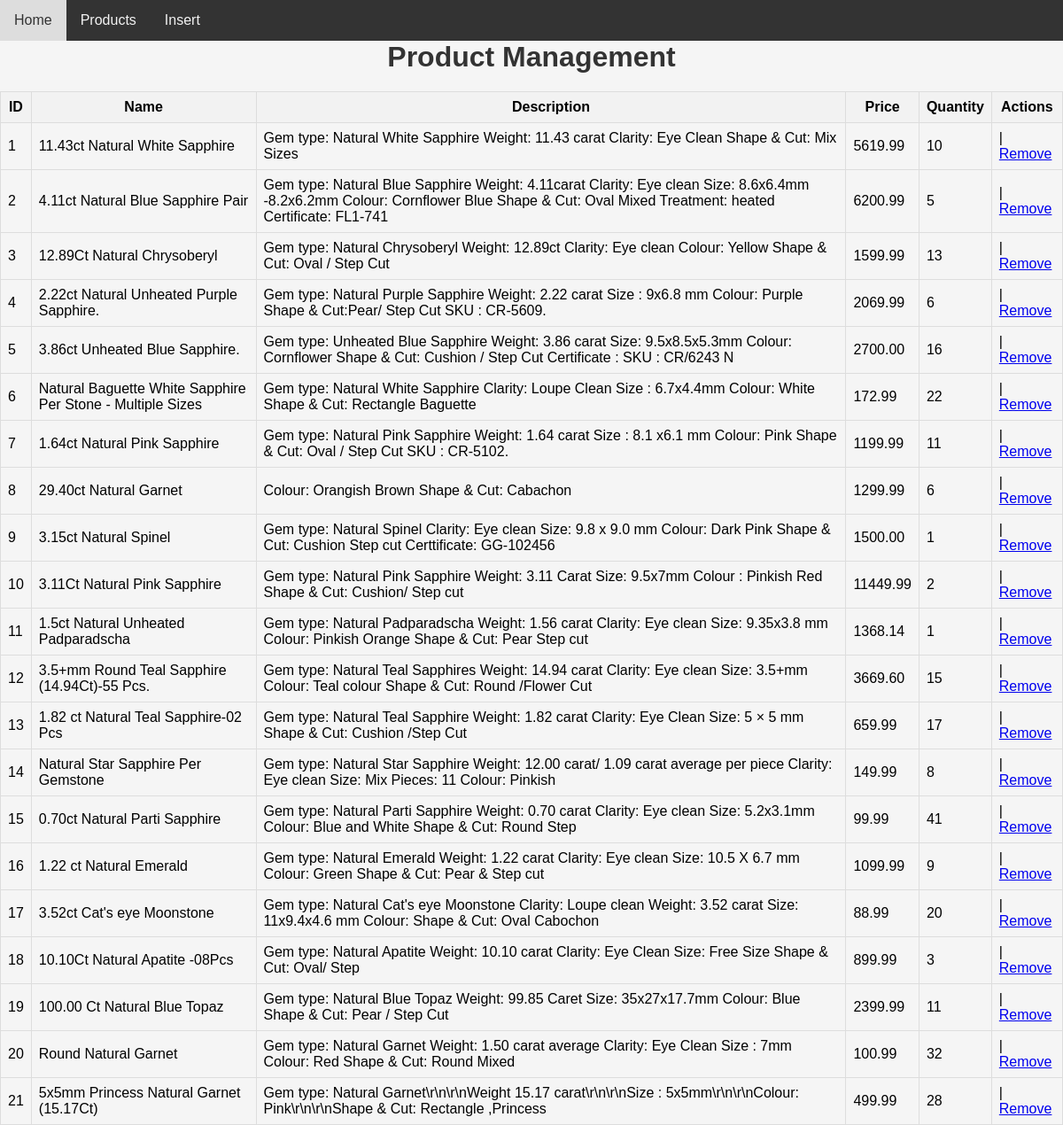
Page /seller/product/products.php on the committed database.
### tables this page shows
CREATE TABLE `products` (
  `id` int(11) NOT NULL,
  `name` varchar(200) NOT NULL,
  `desc` text NOT NULL,
  `price` decimal(7,2) NOT NULL,
  `rrp` decimal(7,2) NOT NULL DEFAULT '0.00',
  `quantity` int(11) NOT NULL,
  `img` text NOT NULL,
  `date_added` datetime NOT NULL DEFAULT CURRENT_TIMESTAMP
);

### www/seller/product/products.php (the view, shortened to what this page needs)
<!DOCTYPE html>
<html>
<head>
    <link rel="stylesheet" type="text/css" href="styletable.css">
</head>
<body>
    <div class="navbar">
        <a href="../../home">Home</a>
        <a href="#">Products</a>
        <a href="insert.php">Insert</a>
    </div>
    <h1>Product Management</h1>
    <table>
        <tr>
            <th>ID</th>
            <th>Name</th>
            <th>Description</th>
            <th>Price</th>
            <th>Quantity</th>
            <th>Actions</th>
        </tr>
        <?php
        $conn = mysqli_connect('db', 'gem', 'gem', 'gemshop');
        $sql = "SELECT * FROM products";
        $result = mysqli_query($conn, $sql);
        if (mysqli_num_rows($result) > 0) {
            while ($row = mysqli_fetch_assoc($result)) {
                echo "<tr>";
                echo "<td>" . $row['id'] . "</td>";
                echo "<td>" . $row['name'] . "</td>";
                echo "<td>" . $row['desc'] . "</td>";
                echo "<td>" . $row['price'] . "</td>";
                echo "<td>" . $row['quantity'] . "</td>";
                echo "<td>| <a href='remove_product.php?id=" . $row['id'] . "'>Remove</a></td>";
                echo "</tr>";
            }
        }
        ?>
    </table>
</body>
</html>

### www/seller/product/styletable.css (style rules this page uses)
table { width: 100%; border-collapse: collapse; border: 1px solid #ddd; }
th, td { border: 1px solid #ddd; padding: 8px; }
th { background-color: #f2f2f2; }
body, h1, form { margin: 0; padding: 0; font-family: Arial, sans-serif; }
body { background-color: #f5f5f5; margin: 0; padding: 0; }
.navbar { background-color: #333; overflow: hidden; }
.navbar a { float: left; display: block; color: #f2f2f2; text-align: center; padding: 14px 16px; text-decoration: none; }
h1 { text-align: center; margin-bottom: 20px; color: #333; }

### rows in the picture
products: id "1", name "11.43ct Natural White Sapphire", desc "Gem type: Natural White Sapphire Weight: 11.43 carat Clarity: Eye Clean Shape & Cut: Mix Sizes", price "5619.99", quantity "10"
products: id "2", name "4.11ct Natural Blue Sapphire Pair", desc "Gem type: Natural Blue Sapphire Weight: 4.11carat Clarity: Eye clean Size: 8.6x6.4mm -8.2x6.2mm Colour: Cornflower Blue Shape & Cut: Oval Mixed Treatment: heated Certificate: FL1-741", price "6200.99", quantity "5"
products: id "3", name "12.89Ct Natural Chrysoberyl", desc "Gem type: Natural Chrysoberyl Weight: 12.89ct Clarity: Eye clean Colour: Yellow Shape & Cut: Oval / Step Cut", price "1599.99", quantity "13"
products: id "4", name "2.22ct Natural Unheated Purple Sapphire.", desc "Gem type: Natural Purple Sapphire Weight: 2.22 carat Size : 9x6.8 mm Colour: Purple Shape & Cut:Pear/ Step Cut SKU : CR-5609.", price "2069.99", quantity "6"
products: id "5", name "3.86ct Unheated Blue Sapphire.", desc "Gem type: Unheated Blue Sapphire Weight: 3.86 carat Size: 9.5x8.5x5.3mm Colour: Cornflower Shape & Cut: Cushion / Step Cut Certificate : SKU : CR/6243 N", price "2700.00", quantity "16"
products: id "6", name "Natural Baguette White Sapphire Per Stone - Multiple Sizes", desc "Gem type: Natural White Sapphire Clarity: Loupe Clean Size : 6.7x4.4mm Colour: White Shape & Cut: Rectangle Baguette", price "172.99", quantity "22"
products: id "7", name "1.64ct Natural Pink Sapphire", desc "Gem type: Natural Pink Sapphire Weight: 1.64 carat Size : 8.1 x6.1 mm Colour: Pink Shape & Cut: Oval / Step Cut SKU : CR-5102.", price "1199.99", quantity "11"
products: id "8", name "29.40ct Natural Garnet", desc "Colour: Orangish Brown Shape & Cut: Cabachon", price "1299.99", quantity "6"
products: id "9", name "3.15ct Natural Spinel", desc "Gem type: Natural Spinel Clarity: Eye clean Size: 9.8 x 9.0 mm Colour: Dark Pink Shape & Cut: Cushion Step cut Certtificate: GG-102456", price "1500.00", quantity "1"
products: id "10", name "3.11Ct Natural Pink Sapphire", desc "Gem type: Natural Pink Sapphire Weight: 3.11 Carat Size: 9.5x7mm Colour : Pinkish Red Shape & Cut: Cushion/ Step cut", price "11449.99", quantity "2"
products: id "11", name "1.5ct Natural Unheated Padparadscha", desc "Gem type: Natural Padparadscha Weight: 1.56 carat Clarity: Eye clean Size: 9.35x3.8 mm Colour: Pinkish Orange Shape & Cut: Pear Step cut", price "1368.14", quantity "1"
products: id "12", name "3.5+mm Round Teal Sapphire (14.94Ct)-55 Pcs.", desc "Gem type: Natural Teal Sapphires Weight: 14.94 carat Clarity: Eye clean Size: 3.5+mm Colour: Teal colour Shape & Cut: Round /Flower Cut", price "3669.60", quantity "15"
products: id "13", name "1.82 ct Natural Teal Sapphire-02 Pcs", desc "Gem type: Natural Teal Sapphire Weight: 1.82 carat Clarity: Eye Clean Size: 5 × 5 mm Shape & Cut: Cushion /Step Cut", price "659.99", quantity "17"
products: id "14", name "Natural Star Sapphire Per Gemstone", desc "Gem type: Natural Star Sapphire Weight: 12.00 carat/ 1.09 carat average per piece Clarity: Eye clean Size: Mix Pieces: 11 Colour: Pinkish", price "149.99", quantity "8"
products: id "15", name "0.70ct Natural Parti Sapphire", desc "Gem type: Natural Parti Sapphire Weight: 0.70 carat Clarity: Eye clean Size: 5.2x3.1mm Colour: Blue and White Shape & Cut: Round Step", price "99.99", quantity "41"
products: id "16", name "1.22 ct Natural Emerald", desc "Gem type: Natural Emerald Weight: 1.22 carat Clarity: Eye clean Size: 10.5 X 6.7 mm Colour: Green Shape & Cut: Pear & Step cut", price "1099.99", quantity "9"
products: id "17", name "3.52ct Cat's eye Moonstone", desc "Gem type: Natural Cat's eye Moonstone Clarity: Loupe clean Weight: 3.52 carat Size: 11x9.4x4.6 mm Colour: Shape & Cut: Oval Cabochon", price "88.99", quantity "20"
products: id "18", name "10.10Ct Natural Apatite -08Pcs", desc "Gem type: Natural Apatite Weight: 10.10 carat Clarity: Eye Clean Size: Free Size Shape & Cut: Oval/ Step", price "899.99", quantity "3"
products: id "19", name "100.00 Ct Natural Blue Topaz", desc "Gem type: Natural Blue Topaz Weight: 99.85 Caret Size: 35x27x17.7mm Colour: Blue Shape & Cut: Pear / Step Cut", price "2399.99", quantity "11"
products: id "20", name "Round Natural Garnet", desc "Gem type: Natural Garnet Weight: 1.50 carat average Clarity: Eye Clean Size : 7mm Colour: Red Shape & Cut: Round Mixed", price "100.99", quantity "32"
products: id "21", name "5x5mm Princess Natural Garnet (15.17Ct)", desc "Gem type: Natural Garnet\\r\\n\\r\\nWeight 15.17 carat\\r\\n\\r\\nSize : 5x5mm\\r\\n\\r\\nColour: Pink\\r\\n\\r\\nShape & Cut: Rectangle ,Princess", price "499.99", quantity "28"
